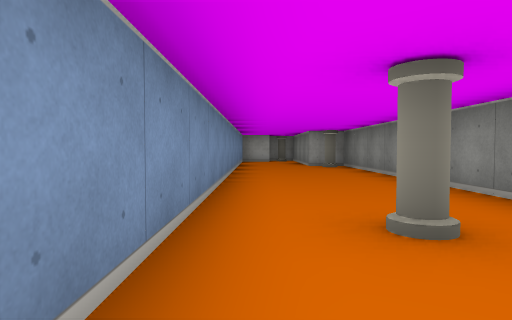
[1] (above)

21 first-person views from a walk through a cub3D level. The camera is about half as high as the walls, tilts 2° down and sees 75° across. The floor is counted in squares. Each view is taken from the middle of a square. On the plan, view 1 faces up. The plan holds only what a view shows up to about 9 squares ahead; the rest is blank.

[2]
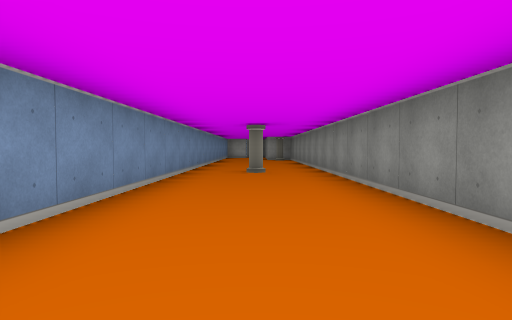

[3]
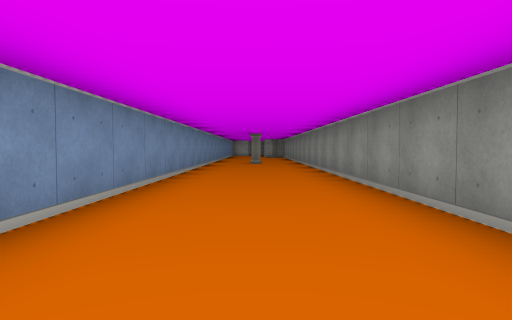

[4]
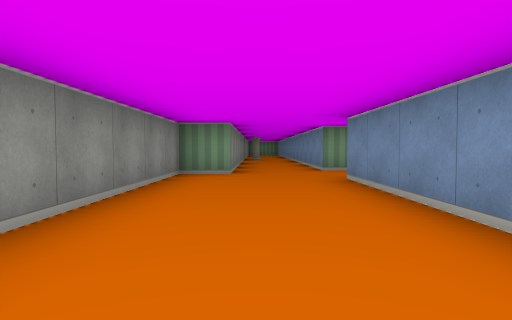

[5]
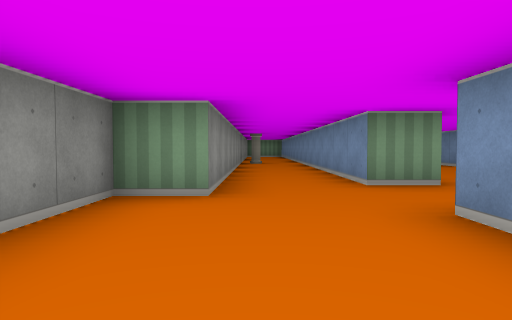

[6]
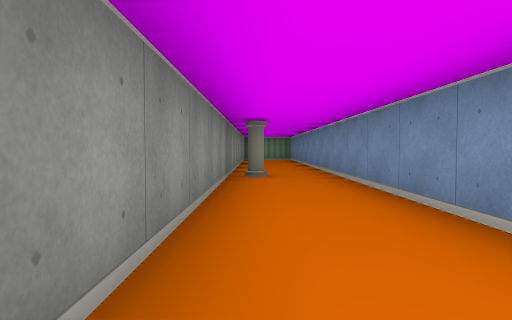

[7]
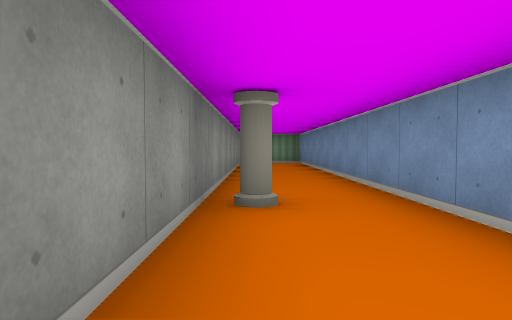

[8]
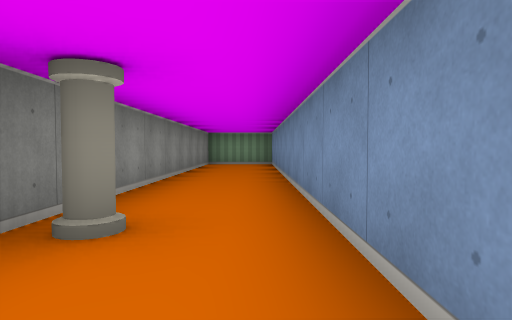

[9]
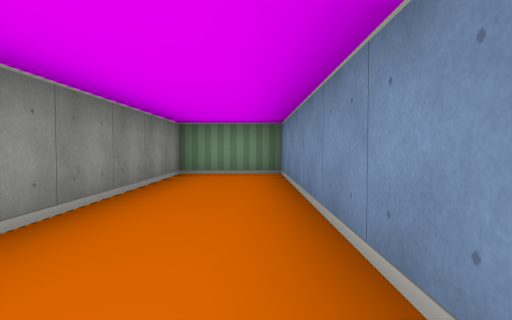

[10]
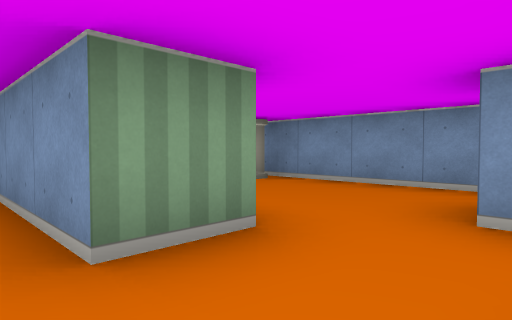

[11]
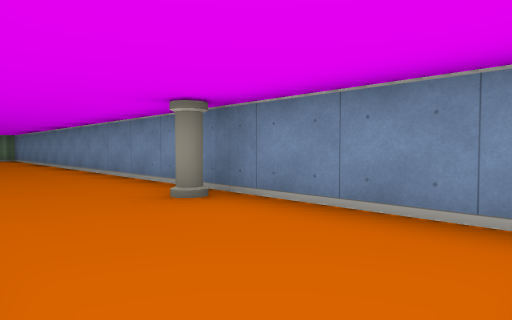

[12]
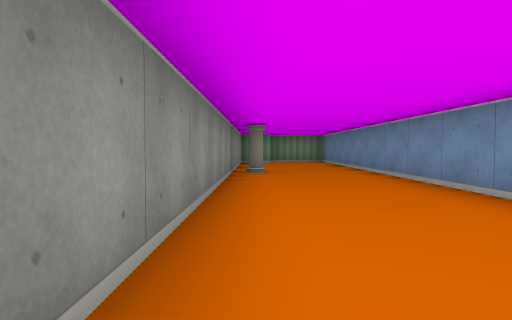

[13]
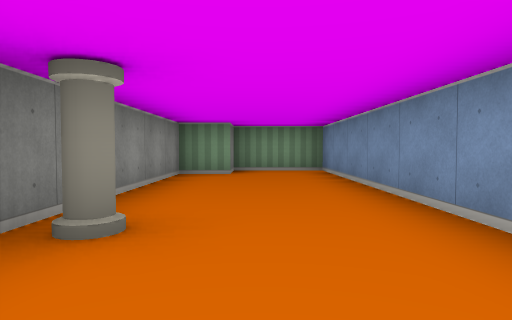

[14]
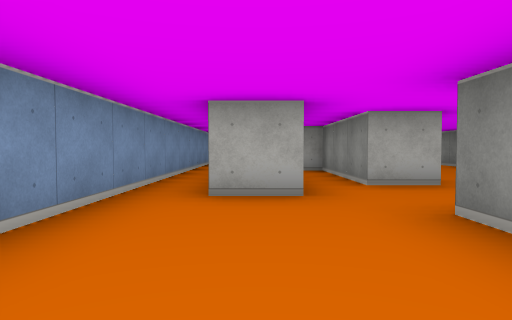

[15]
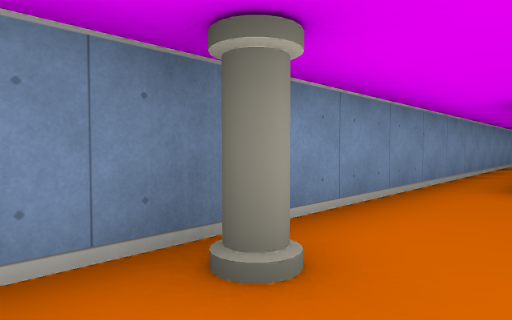

[16]
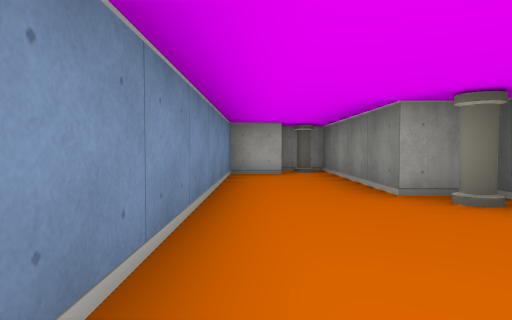

[17]
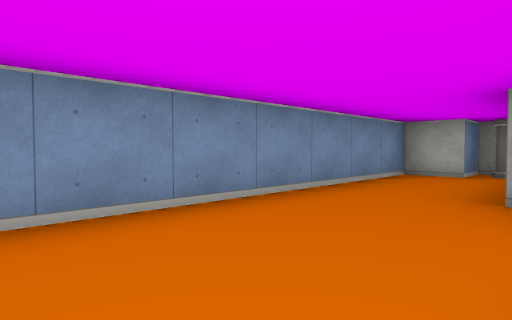

[18]
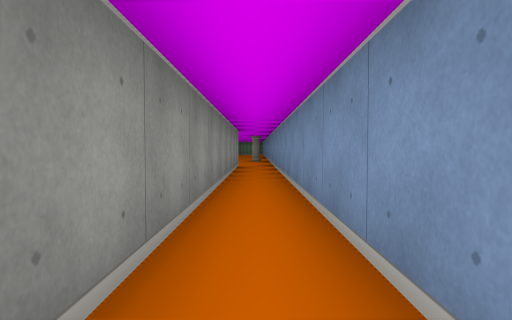

[19]
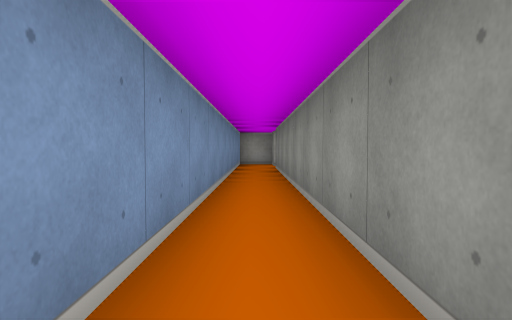

[20]
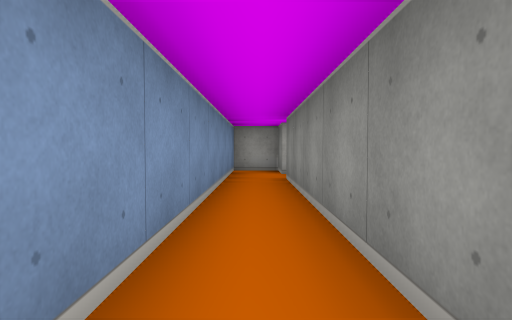

[21]
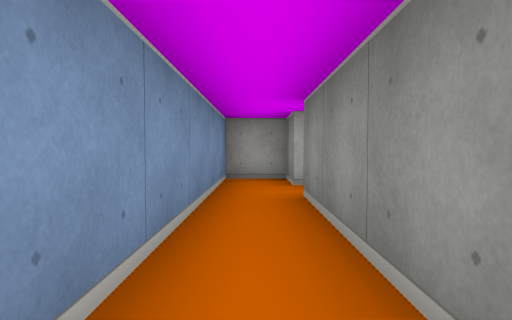

### Floor plan
Ten units are one square. View 1 is at (0, 0); x grows to the right and y downward. Boxes are objects, and circles mark ways between rooms. Rooms are numbered by the first view taken in them; rooms with no view inside come last. Other rooms are left out.
<svg viewBox="-50 -140 80 400">
<path fill="none" stroke="#000" d="M-5 105 -5 255 15 255 15 95 25 95 25 -44M25 -59 25 -95M22 -95 15 -95 15 -135 5 -135 5 -125 -5 -125 -5 85M-15 111 -15 105 -5 105M-25 95 -35 95M-35 89 -35 -55M-5 85 -15 85 -15 55 -20 55M-35 -65 -35 -75 -45 -75 -45 255 -25 255 -25 245 -15 245 -15 136"/>
<rect x="5" y="165" width="10" height="10" fill="#bbb"><title>pillar</title></rect>
<rect x="5" y="-25" width="10" height="10" fill="#bbb"><title>pillar</title></rect>
<rect x="5" y="-135" width="10" height="10" fill="#bbb"><title>pillar</title></rect>
<rect x="15" y="-95" width="10" height="10" fill="#bbb"><title>pillar</title></rect>
<rect x="-45" y="125" width="10" height="10" fill="#bbb"><title>pillar</title></rect>
<rect x="-25" y="195" width="10" height="10" fill="#bbb"><title>pillar</title></rect>
<circle cx="-10" cy="95" r="3" fill="#2a7"/>
<text x="10" y="50">1</text>
<text x="-30" y="120">2</text>
</svg>
Room 1 opens to room 2.

Where each view was taken, in squares from view 1:
view 1: 0 up, 0 right, facing up
view 2: 5 down, 1 right, facing up
view 3: 9 down, 1 right, facing up
view 4: 3 down, 1 right, facing down
view 5: 6 down, 1 right, facing down
view 6: 11 down, 1 right, facing down
view 7: 14 down, 1 right, facing down
view 8: 15 down, 0 right, facing down
view 9: 19 down, 0 right, facing down
view 10: 9 down, 0 right, facing down-left
view 11: 10 down, 2 left, facing down-left
view 12: 13 down, 2 left, facing down
view 13: 18 down, 3 left, facing down
view 14: 13 down, 3 left, facing up
view 15: 14 down, 3 left, facing up-left
view 16: 6 up, 0 right, facing up
view 17: 6 up, 2 right, facing up-left
view 18: 0 up, 4 left, facing down
view 19: 3 down, 4 left, facing up
view 20: 0 up, 4 left, facing up
view 21: 2 up, 4 left, facing up
